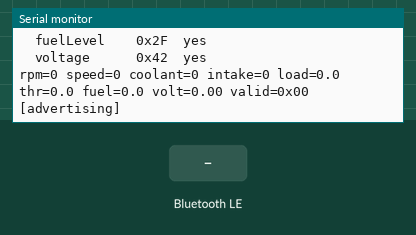
This program was run on a simulated ESP32. Parts: the last lines printed to the serial monitor. Inputs (shaded band) come from the test bench. Nothing arrives over Bluetooth unless stated; a phone connects over Bluetooth LE 3 s after start.

Above: at 1.4 s.
1.5 s: Bluetooth LE write "5" received
At 1.9 s:
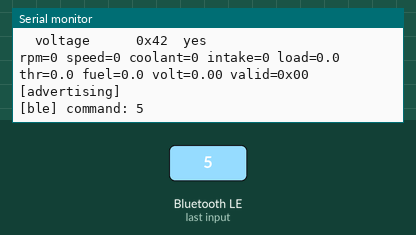
4.5 s: Bluetooth LE write "90" received
At 4.9 s:
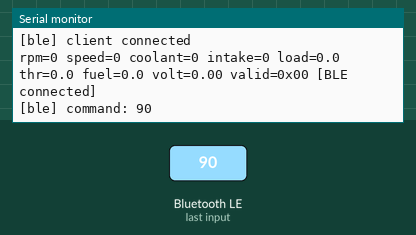

The program:

main.cpp
```cpp
// ---------------------------------------------------------------------------
// ESP32 OBD-II -> BLE bridge
//
// Reads OBD-II PIDs from an MCP2515 and publishes them over BLE as a compact
// 20-byte telemetry frame at 10 Hz.
//
// Libraries required (Arduino Library Manager):
//   - NimBLE-Arduino 2.x   (h2zero)
//   - MCP_CAN_lib          (coryjfowler)  - only when USE_SIMULATOR is 0
//
// NimBLE 2.x is assumed. On 1.4.x the callback signatures differ:
// onConnect(NimBLEServer*) with no NimBLEConnInfo, and setScanResponse()
// in place of enableScanResponse().
//
// Set USE_SIMULATOR to 1 in config.h to run with no CAN hardware attached.
// ---------------------------------------------------------------------------

#include <Arduino.h>

#include "ble_telemetry.h"
#include "config.h"
#include "obd_can.h"
#include "vehicle_state.h"

VehicleState gVehicle;

static uint32_t gLastPrint = 0;

void setup() {
  Serial.begin(115200);
  delay(200);
  Serial.println();
  Serial.println(F("=== ESP32 OBD-II BLE bridge ==="));

#if USE_SIMULATOR
  Serial.println(F("[boot] SIMULATOR MODE - no CAN hardware in use"));
#endif

  if (!ObdCan::begin()) {
    Serial.println(F("[boot] MCP2515 init failed - check wiring and crystal"));
    // Keep going: BLE still comes up, so the link can be debugged without CAN.
  }

  BleTelemetry::begin();
  Serial.println(F("[boot] ready"));
}

void loop() {
  ObdCan::tick();
  BleTelemetry::tick();

#if SERIAL_DEBUG
  if (millis() - gLastPrint > 1000) {
    gLastPrint = millis();
    Serial.printf(
        "rpm=%u speed=%u coolant=%d intake=%d load=%.1f thr=%.1f fuel=%.1f "
        "volt=%.2f valid=0x%02X %s\n",
        gVehicle.rpm, gVehicle.speed, gVehicle.coolantTemp, gVehicle.intakeTemp,
        gVehicle.engineLoad, gVehicle.throttle, gVehicle.fuelLevel,
        gVehicle.voltage, gVehicle.validMask(),
        BleTelemetry::isConnected() ? "[BLE connected]" : "[advertising]");
  }
#endif
}
```

ble_telemetry.h
```cpp
#pragma once
#include <Arduino.h>

namespace BleTelemetry {

void begin();
void tick();  // call from loop(); sends a notification every NOTIFY_INTERVAL_MS
bool isConnected();
void publishStatus(const char* json);

}  // namespace BleTelemetry
```

obd_can.h
```cpp
#pragma once
#include <Arduino.h>
#include "vehicle_state.h"

enum ObdPhase : uint8_t {
  PHASE_INIT,       // bringing up the MCP2515
  PHASE_DISCOVER,   // querying which PIDs the ECU supports
  PHASE_RUNNING,    // normal polling
  PHASE_BUS_IDLE    // no responses; ignition presumably off
};

namespace ObdCan {

bool begin();
void tick();  // call from loop(), non-blocking

ObdPhase phase();
bool isSupported(uint8_t pid);

// Bitmap of supported PIDs, indexed 0x00-0x5F. Published to the frontend via
// the device-info characteristic so it only renders gauges the car can feed.
const uint8_t* supportedBitmap();

}  // namespace ObdCan
```

obd_pids.h
```cpp
#pragma once
#include <Arduino.h>
#include "vehicle_state.h"

// ---------------------------------------------------------------------------
// PID table.
//
// To add a PID: write a decoder, add one row to kPidTable. Nothing else in the
// firmware needs to change. The scheduler, discovery and staleness tracking all
// read from this table.
//
// `interval` is how often the PID is requested, in scheduler cycles. RPM and
// speed every cycle; temperatures and fuel level much less often, since they
// move slowly and every slot spent on them is a slot not spent on RPM.
//
// Decoders receive a pointer to the OBD data bytes, i.e. A = d[0], B = d[1].
// ---------------------------------------------------------------------------

typedef void (*DecodeFn)(const uint8_t* d, VehicleState& s);

struct PidEntry {
  uint8_t pid;
  uint8_t interval;
  DecodeFn decode;
  SignalId signal;
  const char* name;
};

// --- Decoders --------------------------------------------------------------

inline void decodeRpm(const uint8_t* d, VehicleState& s) {
  s.rpm = ((d[0] * 256) + d[1]) / 4;
  s.markUpdated(SIG_RPM);
}

inline void decodeSpeed(const uint8_t* d, VehicleState& s) {
  s.speed = d[0];
  s.markUpdated(SIG_SPEED);
}

inline void decodeCoolant(const uint8_t* d, VehicleState& s) {
  s.coolantTemp = (int16_t)d[0] - 40;
  s.markUpdated(SIG_COOLANT);
}

inline void decodeIntake(const uint8_t* d, VehicleState& s) {
  s.intakeTemp = (int16_t)d[0] - 40;
  s.markUpdated(SIG_INTAKE);
}

inline void decodeLoad(const uint8_t* d, VehicleState& s) {
  s.engineLoad = d[0] * 100.0f / 255.0f;
  s.markUpdated(SIG_LOAD);
}

inline void decodeThrottle(const uint8_t* d, VehicleState& s) {
  s.throttle = d[0] * 100.0f / 255.0f;
  s.markUpdated(SIG_THROTTLE);
}

inline void decodeFuel(const uint8_t* d, VehicleState& s) {
  s.fuelLevel = d[0] * 100.0f / 255.0f;
  s.markUpdated(SIG_FUEL);
}

// PID 0x42, not 0x41. 0x41 is "monitor status this drive cycle" (bit flags);
// 0x42 is control module voltage, which is what this formula decodes.
inline void decodeVoltage(const uint8_t* d, VehicleState& s) {
  s.voltage = ((d[0] * 256) + d[1]) / 1000.0f;
  s.markUpdated(SIG_VOLTAGE);
}

// --- Table -----------------------------------------------------------------

static const PidEntry kPidTable[] = {
    {0x0C, 1, decodeRpm, SIG_RPM, "rpm"},
    {0x0D, 1, decodeSpeed, SIG_SPEED, "speed"},
    {0x11, 2, decodeThrottle, SIG_THROTTLE, "throttle"},
    {0x04, 2, decodeLoad, SIG_LOAD, "engineLoad"},
    {0x05, 10, decodeCoolant, SIG_COOLANT, "coolantTemp"},
    {0x0F, 10, decodeIntake, SIG_INTAKE, "intakeTemp"},
    {0x2F, 10, decodeFuel, SIG_FUEL, "fuelLevel"},
    {0x42, 10, decodeVoltage, SIG_VOLTAGE, "voltage"},
};

static const uint8_t kPidCount = sizeof(kPidTable) / sizeof(kPidTable[0]);
```

vehicle_state.h
```cpp
#pragma once
#include <Arduino.h>
#include "config.h"

// ---------------------------------------------------------------------------
// Signal indices. These map 1:1 onto bits in the telemetry frame's validMask,
// so the order here is part of the wire protocol - append only, never reorder.
// ---------------------------------------------------------------------------

enum SignalId : uint8_t {
  SIG_RPM = 0,
  SIG_SPEED = 1,
  SIG_COOLANT = 2,
  SIG_INTAKE = 3,
  SIG_LOAD = 4,
  SIG_THROTTLE = 5,
  SIG_FUEL = 6,
  SIG_VOLTAGE = 7,
  SIG_COUNT = 8
};

// canStatus bit flags in the telemetry frame.
enum CanStatusBits : uint8_t {
  CANST_BUS_OK = 1 << 0,
  CANST_LAST_TIMEOUT = 1 << 1,
  CANST_RX_ERROR = 1 << 2,
  CANST_SIMULATED = 1 << 3,
  CANST_DISCOVERY_DONE = 1 << 4
};

// ---------------------------------------------------------------------------
// Decoded vehicle data. Values are stored in natural engineering units and
// only quantised at serialisation time, so adding a higher-resolution
// transport later does not mean re-deriving anything.
// ---------------------------------------------------------------------------

struct VehicleState {
  uint16_t rpm = 0;          // rev/min
  uint8_t speed = 0;         // km/h
  int16_t coolantTemp = 0;   // degC
  int16_t intakeTemp = 0;    // degC
  float engineLoad = 0;      // percent
  float throttle = 0;        // percent
  float fuelLevel = 0;       // percent
  float voltage = 0;         // volts

  // millis() of the last successful update, per signal.
  uint32_t lastUpdate[SIG_COUNT] = {0};

  uint8_t canStatus = 0;
  uint16_t sequence = 0;

  void markUpdated(SignalId s) { lastUpdate[s] = millis(); }

  bool isFresh(SignalId s) const {
    return lastUpdate[s] != 0 && (millis() - lastUpdate[s]) < SIGNAL_STALE_MS;
  }

  // Bitmask of signals currently considered valid. A PID the ECU does not
  // support (Toyota frequently omits fuel level, 0x2F) never sets its bit,
  // so the frontend can grey out that gauge instead of showing a value
  // frozen at whatever it last happened to be.
  uint8_t validMask() const {
    uint8_t m = 0;
    for (uint8_t i = 0; i < SIG_COUNT; i++) {
      if (isFresh((SignalId)i)) m |= (1 << i);
    }
    return m;
  }

  // Newest timestamp across all signals - used to detect an idle bus.
  uint32_t newestUpdate() const {
    uint32_t newest = 0;
    for (uint8_t i = 0; i < SIG_COUNT; i++) {
      if (lastUpdate[i] > newest) newest = lastUpdate[i];
    }
    return newest;
  }
};

extern VehicleState gVehicle;
```

ble_telemetry.cpp
```cpp
#include "ble_telemetry.h"

#include <NimBLEDevice.h>

#include "config.h"
#include "obd_can.h"
#include "obd_pids.h"
#include "vehicle_state.h"

namespace BleTelemetry {

static NimBLEServer* gServer = nullptr;
static NimBLECharacteristic* gTelemetry = nullptr;
static NimBLECharacteristic* gDeviceInfo = nullptr;
static NimBLECharacteristic* gStatus = nullptr;
static NimBLECharacteristic* gCommand = nullptr;

static bool gConnected = false;
static uint32_t gLastNotify = 0;
static uint16_t gNotifyIntervalMs = NOTIFY_INTERVAL_MS;

bool isConnected() { return gConnected; }

// ---------------------------------------------------------------------------
// Telemetry frame - 20 bytes, little-endian.
//
// 20 bytes is the payload that fits in the default 23-byte ATT MTU. iOS
// normally negotiates far more, but sizing to the guaranteed minimum means the
// frame always arrives as a single atomic notification: no fragmentation, no
// reassembly, no partial-frame edge cases.
//
//  off  size  type  field
//   0    1    u8    version
//   1    1    u8    validMask       bit n = signal n is fresh
//   2    2    u16   rpm
//   4    1    u8    speed           km/h
//   5    1    i8    coolantTemp     degC
//   6    1    i8    intakeTemp      degC
//   7    1    u8    engineLoad      percent x 2
//   8    1    u8    throttle        percent x 2
//   9    1    u8    fuelLevel       percent x 2
//  10    2    u16   voltage         millivolts
//  12    4    u32   timestamp       device millis()
//  16    2    u16   sequence        wrapping counter
//  18    1    u8    canStatus
//  19    1    u8    reserved        room for gear, oil temp, etc.
// ---------------------------------------------------------------------------

static const size_t kFrameSize = 20;

static inline void put16(uint8_t* b, size_t off, uint16_t v) {
  b[off] = v & 0xFF;
  b[off + 1] = (v >> 8) & 0xFF;
}

static inline void put32(uint8_t* b, size_t off, uint32_t v) {
  b[off] = v & 0xFF;
  b[off + 1] = (v >> 8) & 0xFF;
  b[off + 2] = (v >> 16) & 0xFF;
  b[off + 3] = (v >> 24) & 0xFF;
}

static inline uint8_t pct2(float p) {
  if (p < 0) p = 0;
  if (p > 127.5f) p = 127.5f;
  return (uint8_t)(p * 2.0f + 0.5f);
}

static inline int8_t clampTemp(int16_t t) {
  if (t < -128) return -128;
  if (t > 127) return 127;
  return (int8_t)t;
}

static void buildFrame(uint8_t* b) {
  memset(b, 0, kFrameSize);
  b[0] = PROTOCOL_VERSION;
  b[1] = gVehicle.validMask();
  put16(b, 2, gVehicle.rpm);
  b[4] = gVehicle.speed;
  b[5] = (uint8_t)clampTemp(gVehicle.coolantTemp);
  b[6] = (uint8_t)clampTemp(gVehicle.intakeTemp);
  b[7] = pct2(gVehicle.engineLoad);
  b[8] = pct2(gVehicle.throttle);
  b[9] = pct2(gVehicle.fuelLevel);
  put16(b, 10, (uint16_t)(gVehicle.voltage * 1000.0f));
  put32(b, 12, millis());
  put16(b, 16, gVehicle.sequence);
  b[18] = gVehicle.canStatus;
  b[19] = 0;  // reserved
}

// ---------------------------------------------------------------------------
// Device info - read once on connect. Tells the frontend which gauges are
// worth rendering, so an unsupported PID becomes a missing gauge rather than
// a permanently blank one.
// ---------------------------------------------------------------------------

static String buildDeviceInfoJson() {
  String s = "{\"firmware\":\"" FIRMWARE_VERSION "\",\"protocol\":";
  s += PROTOCOL_VERSION;
  s += ",\"notifyIntervalMs\":";
  s += gNotifyIntervalMs;
  s += ",\"frameSize\":";
  s += kFrameSize;
  s += ",\"simulated\":";
  s += (gVehicle.canStatus & CANST_SIMULATED) ? "true" : "false";
  s += ",\"signals\":[";
  bool first = true;
  for (uint8_t i = 0; i < kPidCount; i++) {
    if (!ObdCan::isSupported(kPidTable[i].pid)) continue;
    if (!first) s += ",";
    first = false;
    s += "{\"name\":\"";
    s += kPidTable[i].name;
    s += "\",\"bit\":";
    s += (int)kPidTable[i].signal;
    s += "}";
  }
  s += "]}";
  return s;
}

// ---------------------------------------------------------------------------
// Callbacks
// ---------------------------------------------------------------------------

class ServerCallbacks : public NimBLEServerCallbacks {
  void onConnect(NimBLEServer* s, NimBLEConnInfo& info) override {
    gConnected = true;

    // Apple rejects connection parameter requests outside its published
    // bounds, so ask for something inside them: 15-30 ms interval, 4 s timeout.
    s->updateConnParams(info.getConnHandle(), BLE_CONN_MIN_INTERVAL,
                        BLE_CONN_MAX_INTERVAL, BLE_CONN_LATENCY,
                        BLE_CONN_TIMEOUT);

    gDeviceInfo->setValue(buildDeviceInfoJson());
#if SERIAL_DEBUG
    Serial.println(F("[ble] client connected"));
#endif
  }

  void onDisconnect(NimBLEServer* s, NimBLEConnInfo& info, int reason) override {
    gConnected = false;
#if SERIAL_DEBUG
    Serial.printf("[ble] client disconnected (reason %d)\n", reason);
#endif
    NimBLEDevice::startAdvertising();
  }
};

class CommandCallbacks : public NimBLECharacteristicCallbacks {
  void onWrite(NimBLECharacteristic* c, NimBLEConnInfo& info) override {
    std::string v = c->getValue();
#if SERIAL_DEBUG
    Serial.printf("[ble] command: %s\n", v.c_str());
#endif
    // Minimal command surface for now: {"rate":50} adjusts the notify period.
    int idx = v.find("\"rate\"");
    if (idx >= 0) {
      int colon = v.find(':', idx);
      if (colon >= 0) {
        int rate = atoi(v.c_str() + colon + 1);
        if (rate >= 20 && rate <= 2000) gNotifyIntervalMs = rate;
      }
    }
  }
};

// ---------------------------------------------------------------------------

void begin() {
  NimBLEDevice::init(BLE_DEVICE_NAME);
  NimBLEDevice::setMTU(185);
  NimBLEDevice::setPower(ESP_PWR_LVL_P9);

  gServer = NimBLEDevice::createServer();
  gServer->setCallbacks(new ServerCallbacks());

  NimBLEService* svc = gServer->createService(SVC_OBD_UUID);

  gTelemetry = svc->createCharacteristic(
      CHR_TELEMETRY_UUID, NIMBLE_PROPERTY::READ | NIMBLE_PROPERTY::NOTIFY);

  gDeviceInfo = svc->createCharacteristic(CHR_DEVICEINFO_UUID,
                                          NIMBLE_PROPERTY::READ);

  gCommand = svc->createCharacteristic(
      CHR_COMMAND_UUID,
      NIMBLE_PROPERTY::WRITE | NIMBLE_PROPERTY::WRITE_NR);
  gCommand->setCallbacks(new CommandCallbacks());

  gStatus = svc->createCharacteristic(CHR_STATUS_UUID, NIMBLE_PROPERTY::NOTIFY);

  svc->start();

  // The service UUID must be in the advertising packet: Web Bluetooth's
  // service filter only matches UUIDs that are actually advertised. A 128-bit
  // UUID uses 18 of the 31 available bytes, so the name goes in the scan
  // response rather than competing for room in the primary packet.
  NimBLEAdvertising* adv = NimBLEDevice::getAdvertising();
  adv->addServiceUUID(SVC_OBD_UUID);
  adv->setName(BLE_DEVICE_NAME);
  adv->enableScanResponse(true);
  NimBLEDevice::startAdvertising();

#if SERIAL_DEBUG
  Serial.printf("[ble] advertising as %s\n", BLE_DEVICE_NAME);
#endif
}

void publishStatus(const char* json) {
  if (!gConnected || !gStatus) return;
  gStatus->setValue((uint8_t*)json, strlen(json));
  gStatus->notify();
}

void tick() {
  if (!gConnected) return;
  if (millis() - gLastNotify < gNotifyIntervalMs) return;
  gLastNotify = millis();

  gVehicle.sequence++;

  uint8_t frame[kFrameSize];
  buildFrame(frame);

  // Notifications fire on a fixed timer rather than per decoded PID, so a
  // chatty bus cannot flood the BLE link.
  gTelemetry->setValue(frame, kFrameSize);
  gTelemetry->notify();
}

}  // namespace BleTelemetry
```

Source omitted: obd_can.cpp (8190 bytes), config.h (3704 bytes)

Measured:
- after the input at 1.5 s, the serial monitor: prints a new line at once (image 1)
- after the input at 4.5 s, the serial monitor: prints a new line at once (image 2)
